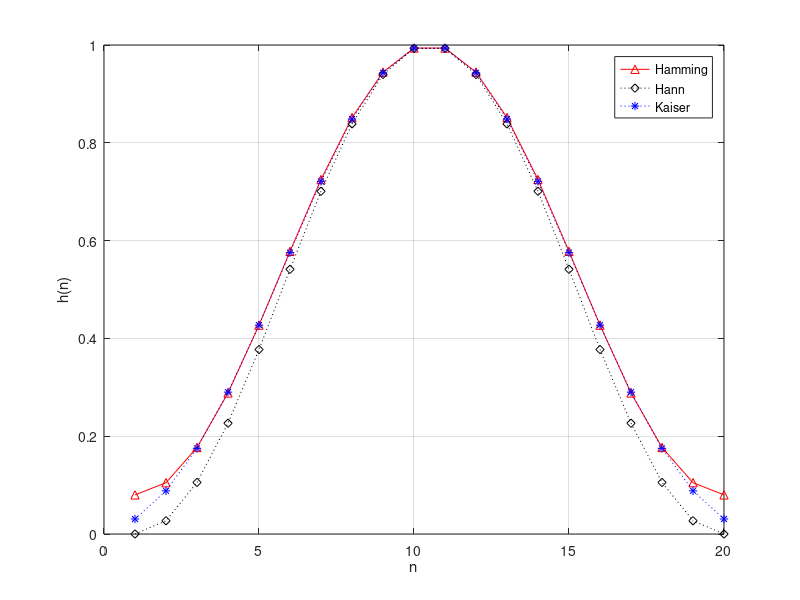

MATLAB code for this plot:
beta=5.2;
N=20;
n=1:1:20;
y=hamming(N);
y1=hann(N);
y2=kaiser(N,beta);
plot(n,y,'r^-',n,y1,'kd:',n,y2,'b*:');
xlabel('n');
ylabel('h(n)');
legend('Hamming','Hann','Kaiser');
grid on